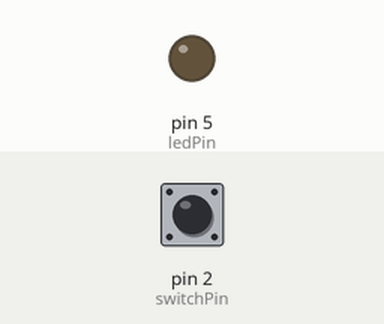
Bench run of a sketch on a simulated Arduino Uno, built with avr-gcc and run on an emulated ATmega328P. Shown: output pins drawn as LEDs (lit = HIGH). Inputs (shaded band) come from the test bench; at power-on: pin 2 (switchPin) HIGH.

Above: at 1.2 s.
1.3 s: pin 2 (switchPin) pulled LOW for 0.15 s
At 1.37 s:
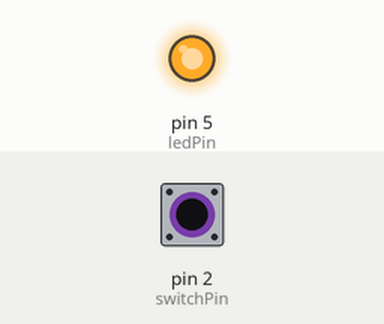
2.9 s: pin 2 (switchPin) pulled LOW for 3.2 s
At 7.5 s:
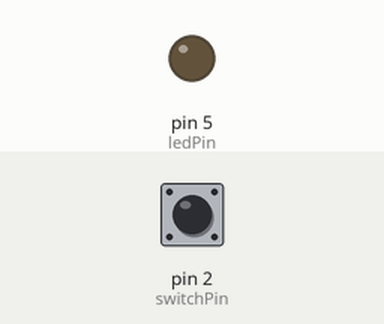
Timing chart, 0 to 9.0 s (numbered marks = the images above; inputs shaded):
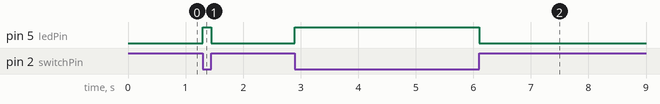

The sketch:

listing8_7.ino
```cpp
int switchPin = 2;
int ledPin = 5;

void setup() {
  pinMode(ledPin, OUTPUT);
  pinMode(switchPin, INPUT);
  digitalWrite(switchPin, HIGH);
}

void loop() {
  if (digitalRead(switchPin) == 0) {
    digitalWrite(ledPin, HIGH);
  } else {
    digitalWrite(ledPin, LOW);
  }
}
```

Measured:
- after the input at 1.3 s, pin 5 (ledPin): LOW → HIGH at once, → LOW 0.15 s later
- after the input at 2.9 s, pin 5 (ledPin): LOW → HIGH at once, → LOW 3.2 s later
